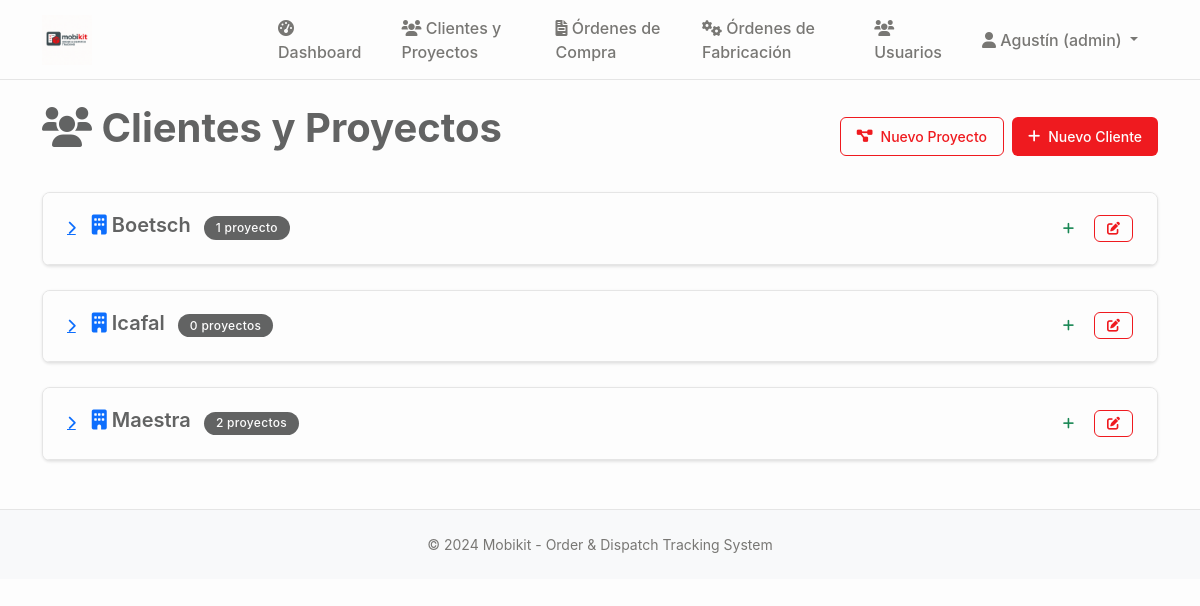
The app's page /clientes (signed in) with its own data.
### tables this page shows
CREATE TABLE clientes (
    id INTEGER PRIMARY KEY AUTOINCREMENT,
    nombre TEXT NOT NULL,
    rut TEXT UNIQUE,
    email TEXT,
    telefono TEXT,
    direccion TEXT,
    ciudad TEXT,
    region TEXT,
    contacto_principal TEXT,
    observaciones TEXT,
    activo BOOLEAN DEFAULT TRUE,
    created_at TIMESTAMP DEFAULT CURRENT_TIMESTAMP,
    updated_at TIMESTAMP DEFAULT CURRENT_TIMESTAMP
);

### main.py (the view)
@app.route('/clientes')
@login_required
def clientes():
    conn = sqlite3.connect('mobikit.db')
    cursor = conn.cursor()
    cursor.execute('''
        SELECT c.id, c.nombre, c.rut, c.email, c.telefono, c.direccion,
               c.ciudad, c.region, c.contacto_principal, c.observaciones,
               COUNT(p.id) as total_proyectos
        FROM clientes c
        LEFT JOIN proyectos p ON c.id = p.cliente_id
        WHERE c.activo = TRUE
        GROUP BY c.id, c.nombre, c.rut, c.email, c.telefono, c.direccion,
                 c.ciudad, c.region, c.contacto_principal, c.observaciones
        ORDER BY c.nombre ASC
    ''')
    clientes_raw = cursor.fetchall()
    clientes_con_proyectos = []
    for cliente in clientes_raw:
        cliente_info = {
            'id': cliente[0],
            'nombre': cliente[1],
            'rut': cliente[2],
            'email': cliente[3],
            'telefono': cliente[4],
            'direccion': cliente[5],
            'ciudad': cliente[6],
            'region': cliente[7],
            'contacto_principal': cliente[8],
            'observaciones': cliente[9],
            'total_proyectos': cliente[10],
            'proyectos': []
        }
        cursor.execute('''
            SELECT p.id, p.codigo, p.nombre, p.descripcion, p.estado,
                   p.estado_proyecto, p.fecha_estimada_inicio, p.monto_neto_provision,
                   p.monto_neto_instalacion, u.nombre as diseñador_nombre,
                   p.prioridad, p.diseñador_id, p.observaciones
            FROM proyectos p
            LEFT JOIN usuarios u ON p.diseñador_id = u.id
            WHERE p.cliente_id = ?
            ORDER BY
                CASE p.estado_proyecto
                    WHEN 'pendiente_presupuesto' THEN 1
                    WHEN 'presupuestado' THEN 2
                    WHEN 'adjudicado' THEN 3
                    ELSE 4
                END,
                p.created_at DESC
        ''', (cliente_info['id'],))
        proyectos = cursor.fetchall()
        for proyecto in proyectos:
            proyecto_dict = {
                'id': proyecto[0],
                'codigo': proyecto[1],
                'nombre': proyecto[2],
                'descripcion': proyecto[3],
                'estado': proyecto[4],
                'estado_proyecto': proyecto[5] or 'pendiente_presupuesto',
                'fecha_estimada_inicio': proyecto[6],
                'monto_neto_provision': proyecto[7],
                'monto_neto_instalacion': proyecto[8],
                'diseñador_nombre': proyecto[9],
                'prioridad': proyecto[10] or 'media',
                'diseñador_id': proyecto[11],
                'observaciones': proyecto[12]
            }
            cliente_info['proyectos'].append(proyecto_dict)
        clientes_con_proyectos.append(cliente_info)
    cursor.execute('SELECT id, nombre FROM clientes WHERE activo = TRUE ORDER BY nombre ASC')
    clientes_disponibles = cursor.fetchall()
    cursor.execute('SELECT id, nombre FROM usuarios WHERE rol = "diseñador" AND activo = TRUE ORDER BY nombre ASC')
    diseñadores_disponibles = cursor.fetchall()
    conn.close()
    return render_template('clientes.html',
                         clientes_con_proyectos=clientes_con_proyectos,
                         clientes_disponibles=clientes_disponibles,
                         diseñadores_disponibles=diseñadores_disponibles)

### main.py (called while the page is built)
def login_required(f):
    @wraps(f)
    def decorated_function(*args, **kwargs):
        if 'user_id' not in session:
            return redirect(url_for('login'))
        return f(*args, **kwargs)
    return decorated_function

### templates/clientes.html (shortened to what this page needs)
{% extends "base.html" %}
{% block content %}
<div class="d-flex justify-content-between align-items-center mb-4">
    <h1><i class="fas fa-users"></i> Clientes y Proyectos</h1>
    {% if session.user_role in ['admin', 'general'] %}
    <div class="d-flex gap-2">
        <button type="button" class="btn btn-outline-primary" data-bs-toggle="modal" data-bs-target="#nuevoProyectoModal">
            <i class="fas fa-project-diagram"></i> Nuevo Proyecto
        </button>
        <button type="button" class="btn btn-primary" data-bs-toggle="modal" data-bs-target="#nuevoClienteModal">
            <i class="fas fa-plus"></i> Nuevo Cliente
        </button>
    </div>
    {% endif %}
</div>
{% if clientes_con_proyectos %}
    {% for cliente in clientes_con_proyectos %}
    <div class="card mb-4">
        <div class="card-header">
            <div class="d-flex justify-content-between align-items-center">
                <div class="d-flex align-items-center">
                    <button class="btn btn-link p-0 me-3" type="button" data-bs-toggle="collapse"
                            data-bs-target="#cliente-{{ cliente.id }}" aria-expanded="false">
                        <i class="fas fa-chevron-right" id="chevron-{{ cliente.id }}"></i>
                    </button>
                    <div>
                        <h5 class="mb-0">
                            <i class="fas fa-building text-primary"></i> {{ cliente.nombre }}
                            <span class="badge bg-secondary ms-2">{{ cliente.total_proyectos }} proyecto{{ 's' if cliente.total_proyectos != 1 else '' }}</span>
                        </h5>
                    </div>
                </div>
                <div class="d-flex gap-2">
                    {% if session.user_role in ['admin', 'general', 'diseñador'] %}
                    <button type="button" class="btn btn-sm btn-outline-success"
                            onclick="nuevoProyecto({{ cliente.id }}, '{{ cliente.nombre }}')" title="Nuevo proyecto">
                        <i class="fas fa-plus"></i>
                    </button>
                    {% endif %}
                    {% if session.user_role in ['admin', 'general'] %}
                    <button type="button" class="btn btn-sm btn-outline-primary"
                            onclick="editarCliente({{ cliente.id }}, '{{ cliente.nombre }}', '{{ cliente.rut or '' }}', '{{ cliente.email or '' }}', '{{ cliente.telefono or '' }}', '{{ cliente.direccion or '' }}', '{{ cliente.ciudad or '' }}', '{{ cliente.region or '' }}', '{{ cliente.contacto_principal or '' }}', '{{ cliente.observaciones or '' }}')"
                            title="Editar cliente">
                        <i class="fas fa-edit"></i>
                    </button>
                    {% endif %}
                </div>
            </div>
        </div>
    </div>
    {% endfor %}
{% endif %}
{% endblock %}

### static/css/style.css (style rules this page uses)
:root { --mobikit-red: #EF1A1F; --mobikit-red-light: #F58B8F; --mobikit-red-dark: #C7161A; --mobikit-gray: #626363; --mobikit-gray-logo: #626363; --mobikit-light-gray: #8C8C8C; --mobikit-dark-gray: #4A4A4A; --mobikit-white: #FDFDFD; --mobikit-light-bg: #FAFAFA; --mobikit-border: #E5E5E5; --mobikit-hover: #F5F5F5; --mobikit-text-light: #787774; --mobikit-sidebar: #F7F6F3; --mobikit-cocinas: #EF1A1F; --mobikit-closet: #626363; --mobikit-success: #22C55E; --mobikit-warning: #F59E0B; --mobikit-info: #626363; --mobikit-danger: #EF1A1F; }
* { box-sizing: border-box; }
body { font-family: -apple-system, BlinkMacSystemFont, 'Segoe UI', Roboto, 'Helvetica Neue', Arial, sans-serif; background-color: var(--mobikit-white); color: var(--mobikit-gray); line-height: 1.5; margin: 0; padding: 0; }
h1 { font-size: 2.5rem; font-weight: 700; color: var(--mobikit-gray); margin-bottom: 1rem; line-height: 1.2; }
h4, h5, h6 { font-weight: 600; color: var(--mobikit-gray); margin-bottom: 0.5rem; }
.card { background-color: var(--mobikit-white); border: 1px solid var(--mobikit-border); border-radius: 8px; box-shadow: 0 1px 3px rgba(0, 0, 0, 0.1); margin-bottom: 1.5rem; overflow: hidden; transition: all 0.2s ease; }
.card-header { background-color: var(--mobikit-white); border-bottom: 1px solid var(--mobikit-border); padding: 1.25rem 1.5rem; font-weight: 600; color: var(--mobikit-gray); font-size: 1.1rem; }
.btn { font-weight: 500; border-radius: 6px; padding: 0.5rem 1rem; font-size: 0.875rem; border: none; cursor: pointer; transition: all 0.2s ease; display: inline-flex; align-items: center; gap: 0.5rem; }
.btn-primary { background-color: var(--mobikit-red); color: var(--mobikit-white); }
.btn-outline-primary { background-color: transparent; color: var(--mobikit-red); border: 1px solid var(--mobikit-red); }
.btn-sm { padding: 0.375rem 0.75rem; font-size: 0.8125rem; }
.badge { font-weight: 500; padding: 0.35rem 0.75rem; border-radius: 20px; font-size: 0.75rem; letter-spacing: 0.025em; color: var(--mobikit-white) !important; }
.badge.bg-secondary { background-color: var(--mobikit-info) !important; }

### records on screen
clientes: nombre "Boetsch", total_proyectos "1"
clientes: nombre "Icafal", total_proyectos "0", total_proyectos "s"
clientes: nombre "Maestra", total_proyectos "2", total_proyectos "s"

### other values on screen
{{ session.user_name }} "Agustín"
{{ session.user_role }} "admin"
